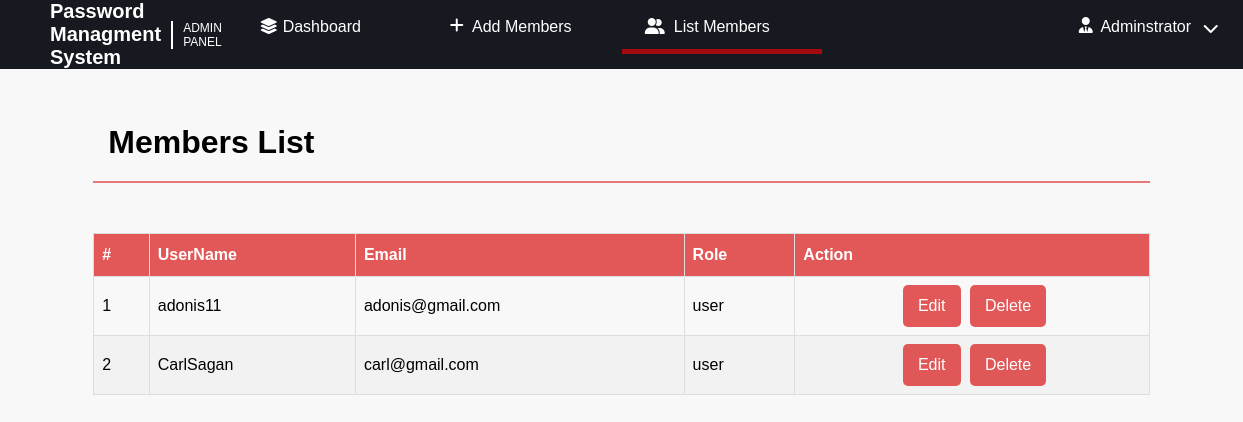
Screenshot of /admin_list_members.php with the database file from the repository.
### tables this page shows
CREATE TABLE `users` (
  `userID` int(11) NOT NULL,
  `username` varchar(60) NOT NULL,
  `email` varchar(60) NOT NULL,
  `password` varchar(60) NOT NULL,
  `role` varchar(5) NOT NULL DEFAULT 'user'
);

### admin_list_members.php (the view, shortened to what this page needs)
<?php
include "connection.php";
?>
<!DOCTYPE html>
<html lang="en">
<head>
    <link rel="stylesheet" href="admin-list-members-style1.css">
    <link rel="stylesheet" href="https://cdnjs.cloudflare.com/ajax/libs/font-awesome/6.5.1/css/all.min.css"/>
</head>
<body>
    <div class="container">
        <header>
            <div class="logo">
                <h1>Password Managment System</h1>
                <p>ADMIN PANEL</p>
            </div>
            <div class="menu">
                <ul>
                    <div class="item">
                        <i class="fa-solid fa-layer-group"></i>
                        <li> <a href="admin.php">Dashboard</a></li>
                    </div>
                    <div class="item">
                        <i class="fa-solid fa-plus"></i>
                        <li><a href="admin_members.php">Add Members</a></li>
                    </div>
                    <div class="item">
                       <i class="fa-solid fa-user-group"></i>
                        <li><a href="admin_list_members.php">List Members</a></li>
                    </div>
                </ul>
            </div>
            <div class="account">
                <div class="last-item">
                    <i class="fa-solid fa-user-tie admin-pos"></i>
                    <p>Adminstrator</p>
                    <i class="fa-solid fa-chevron-down"></i>
                </div>
            </div>
        </header>
    </div>
    <div class="content">
        <div class="title">
            <h1>Members List</h1>
        </div>
        <div class="list">
            <table>
                <thead>
                    <tr>
                        <th>#</th>
                        <th>UserName</th>
                        <th>Email</th>
                        <th>Role</th>
                        <th>Action</th>
                    </tr>
                </thead>
                <tbody>
                    <?php
                        $sql ='SELECT * FROM `users` WHERE role = "user"';
                        $result = mysqli_query($conn, $sql);
                        $i = 1;
                            while ($row = mysqli_fetch_assoc($result)){
                                 echo "<tr>
                                     <td>{$i}</td>
                                     <td>{$row['username']}</td>
                                     <td>{$row['email']}</td>
                                     <td>{$row['role']}</td>
                                    <td>
                                    <div class="."buttons".">
                                        <a href="."edit_member.php?updateid={$row['userID']}".">Edit</a>
                                        <a href="."delete_member.php?deleteid={$row['userID']}".">Delete</a>
                                    </div>
                                    </td>
                                    </tr>";
                                    $i++;
                            }
                    ?>
                </tbody>
            </table>
        </div>
    </div>
</body>
</html>

### admin-list-members-style1.css (style rules this page uses)
body { margin: 0; padding: 0; background-color: #f9f8f9; font-family: sans-serif; box-sizing: border-box; }
h1, p, ul, li { margin: 0; padding: 0; }
.container { background-color: #161920; color: white; }
header { display: flex; justify-content: space-between; }
.logo { display: flex; justify-content: center; align-items: center; padding-left: 50px; }
.logo h1 { font-size: 20px; padding-right: 10px; }
.logo p { font-size: 12px; border-left: 2px solid white; padding-left: 10px; }
.menu { margin-right: 20%; }
.menu .item { height: 54px; transition: 0.4s ease-in; }
.menu .item:nth-child(3) { box-sizing: border-box; border-bottom: 5px solid hsla(0, 98%, 49%, 0.622); }
.menu .item i { position: relative; top: 18px; left: 38px; color: white; transition: 0.4s ease-in; }
.menu .item .fa-plus { left: 28px; top: 17px; }
.menu .item .fa-user-group { left: 23px; }
.menu ul { list-style: none; display: flex; justify-content: space-around; }
.menu ul li { width: 200px; }
.menu ul li a { text-decoration: none; display: block; width: 100%; height: 100%; text-align: center; color: white; transition: 0.4s ease-in; }
.account { margin-right: 30px; padding-right: 50px; cursor: pointer; text-align: center; transition: 0.3s ease-in; }
.last-item p { padding-left: 30px; }
.fa-chevron-down { position: relative; left: 80px; top: -16px; }
.admin-pos { position: relative; right: 45px; top: 17px; }
.content { width: 85vw; margin-inline: auto; margin-top: 35px; }
.content .title { margin-bottom: 50px; }
.content .title h1 { padding: 20px 15px; border-bottom: 2px solid hsla(0, 71%, 52%, 0.622); }
table { font-family: Arial, Helvetica, sans-serif; border-collapse: collapse; width: 100%; }
table td, table th { border: 1px solid #ddd; padding: 8px; }
table tr:nth-child(even) { background-color: #f2f2f2; }
table th { padding-top: 12px; padding-bottom: 12px; text-align: left; background-color: hsla(0, 71%, 52%, 0.789); color: white; }
.buttons { width: 100%; text-align: center; }
td .buttons a { display: inline-block; text-decoration: none; padding: 12px 15px; background-color: hsla(0, 71%, 52%, 0.789); color: white; border-radius: 5px; margin-left: 5px; }

### rows the page displays
users: username "adonis11", email "adonis@gmail.com", role "user"
users: username "CarlSagan", email "carl@gmail.com", role "user"
